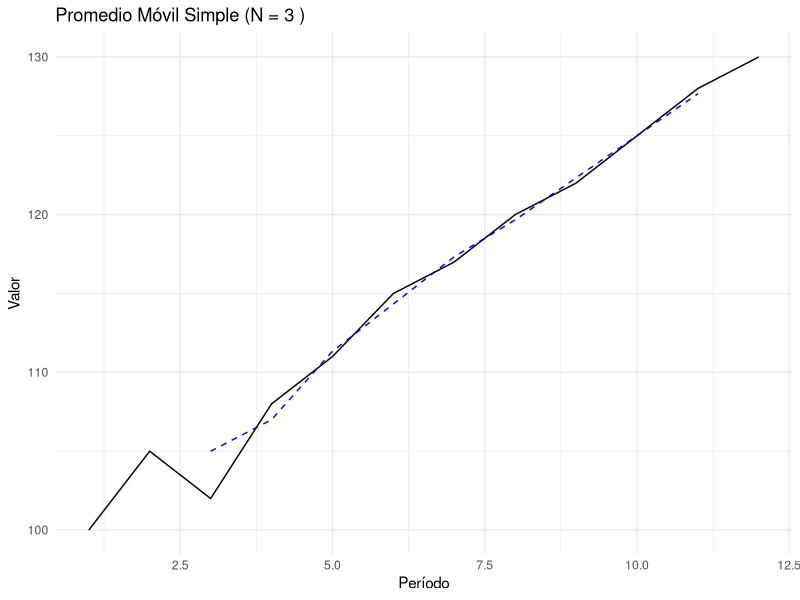

Write R code to recreate this figure.
library(forecast)
library(ggplot2)
library(zoo)

# Función para calcular el promedio móvil simple y las medidas de error usando vectores
calcular_promedio_movil_vectores <- function(periodos, valores, N) {
  # Asegurarse de que los periodos y valores sean vectores
  periodos <- as.numeric(periodos)
  valores <- as.numeric(valores)
  
  # Crear la serie de tiempo
  serie_time <- ts(valores, start = periodos[1], frequency = 1)
  
  # Calcular el promedio móvil simple
  promedio_movil <- rollmean(serie_time, k = N, fill = NA)
  
  # Extraer los valores del promedio móvil y las observaciones correspondientes para los cálculos
  valores_observados <- valores[N:length(valores)]
  valores_promedio_movil <- promedio_movil[N:length(serie_time)]
  
  # Calcular las medidas de error
  mae <- mean(abs(valores_observados - valores_promedio_movil), na.rm = TRUE)
  mse <- mean((valores_observados - valores_promedio_movil)^2, na.rm = TRUE)
  rmse <- sqrt(mse)
  mape <- mean(abs((valores_observados - valores_promedio_movil) / valores_observados) * 100, na.rm = TRUE)
  
  # Crear data frames para la gráfica
  df_original <- data.frame(time = periodos, value = valores)
  df_promedio_movil <- data.frame(time = periodos, value = c(rep(NA, N-1), valores_promedio_movil))
  
  # Crear la gráfica
  grafica <- ggplot() +
    geom_line(data = df_original, aes(x = time, y = value), color = "black") +
    geom_line(data = df_promedio_movil, aes(x = time, y = value), color = "blue", linetype = "dashed") +
    labs(title = paste("Promedio Móvil Simple (N =", N, ")"),
         x = "Período",
         y = "Valor",
         color = "Serie") +
    theme_minimal()
  
  # Imprimir la gráfica
  print(grafica)
  
  # Imprimir las medidas de error
  cat("MAE:", mae, "\n")
  cat("MSE:", mse, "\n")
  cat("RMSE:", rmse, "\n")
  cat("MAPE:", mape, "%\n")
}

# Ejemplo de uso de la función con vectores de periodos y valores
periodos <- 1:12
valores <- c(100, 105, 102, 108, 111, 115, 117, 120, 122, 125, 128, 130)

# Ejecutar la función con los vectores y un valor de N
calcular_promedio_movil_vectores(periodos, valores, N = 3)
